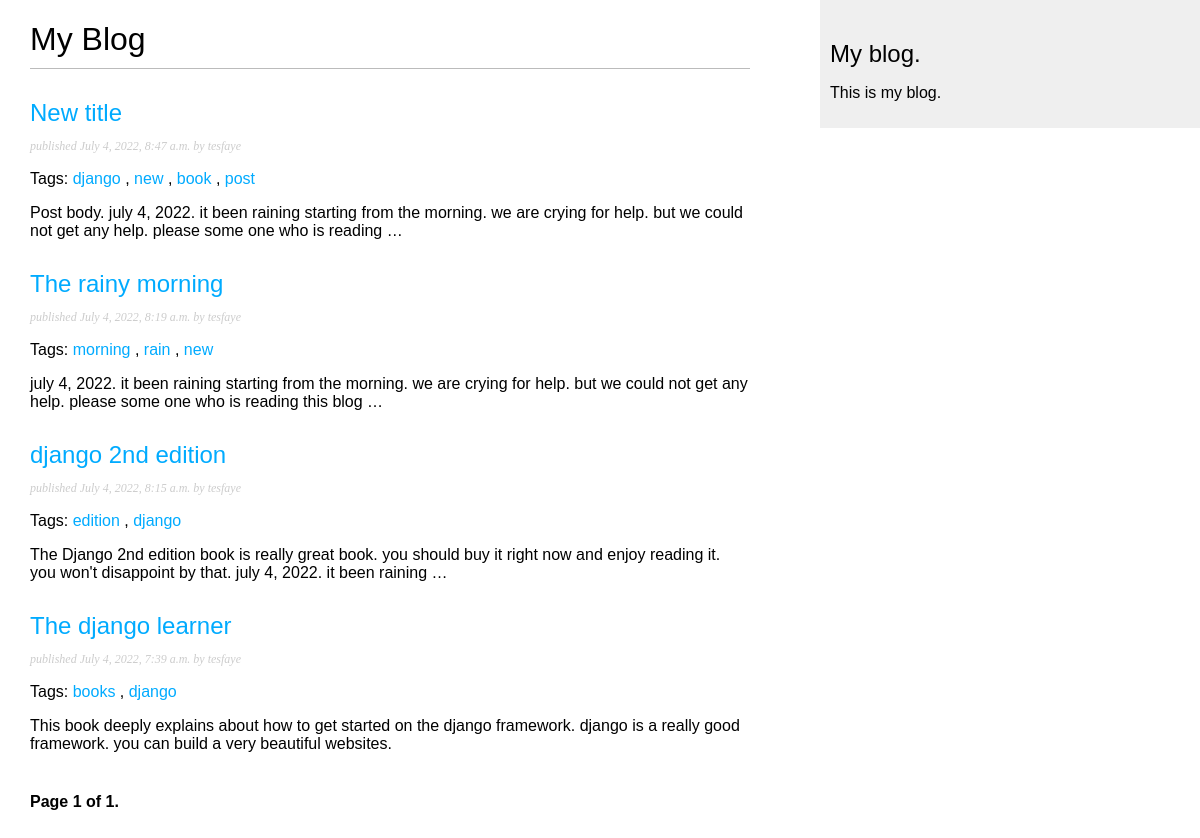
Screenshot of /blog/ with the database file from the repository.
### blog/models.py (models this page shows, shortened)
class Post(models.Model):
    STATUS_CHOICES = (
        ('draft', 'Draft'),
        ('published', 'Published'),
    )
    title = models.CharField(max_length=250)
    slug = models.SlugField(max_length=250, unique_for_date='publish')
    author = models.ForeignKey(User, on_delete=models.CASCADE, related_name='blog_posts')
    body = models.TextField()
    publish = models.DateTimeField(default=timezone.now)
    created = models.DateTimeField(auto_now_add=True)
    updated = models.DateTimeField(auto_now=True)
    status = models.CharField(max_length=10, choices=STATUS_CHOICES, default='draft')
    objects = models.Manager()
    published = publishedManager()
    tags = TaggableManager()
    class Meta:
        ordering = ('-publish',)
    def get_absolute_url(self):
        return reverse('blog:post_detail',
                        args = [self.publish.year,
                                self.publish.month,
                                self.publish.day,
                                self.slug])

### blog/views.py (the view)
# urls.py: path('', views.post_list, name='post_list'),
def post_list(request, tag_slug=None):
    object_list = Post.published.all()
    tag = None
    if tag_slug:
        tag = get_object_or_404(Tag, slug=tag_slug)
        object_list = object_list.filter(tags__in=[tag])
    paginator = Paginator(object_list, 4) # 4 posts in each page
    page = request.GET.get('page')
    try:
        posts = paginator.page(page)
    except PageNotAnInteger:
        posts = paginator.page(1)
    except EmptyPage:
        posts = paginator.page(paginator.num_pages)
    return render(request, 'blog/post/list.html', {'page':page,
                                                'posts':posts,
                                                'tag':tag})

### blog/models.py (called while the page is built)
    def get_queryset(self):
        return super(publishedManager, self).get_queryset() \
                                            .filter(status='published')

### blog/templates/blog/post/list.html (shortened to what this page needs)
{% extends "blog/base.html" %}
{% block content %}
<h1>My Blog</h1>
{% for post in posts %}
<h2>
    <a href="{{post.get_absolute_url }}">
        {{ post.title }}
    </a>
</h2>
<p class = "date">
    published {{ post.publish }} by {{ post.author }}
</p>
<p class="tags">Tags:
    {% for tag in post.tags.all %}
    <a href="{% url "blog:post_list_by_tag" tag.slug %}">
        {{ tag.name }}
    </a>
    {% if not forloop.last %}, {% endif %}
    {% endfor %}
</p>
{{ post.body | truncatewords:30 | linebreaks }}
{% endfor %}
{% include "pagination.html" with page=posts %}
{% endblock %}

### blog/templates/blog/base.html (shortened to what this page needs)
{% load static %}
<!DOCTYPE html>
<html>
  <head>
    <link href = "{% static "css/blog.css" %}" rel = "stylesheet">
  </head>
  <body>
    <div id="content">{% block content %} {% endblock %}</div>
    <div id="sidebar">
      <h2>My blog.</h2>
      <p>This is my blog.</p>
    </div>
  </body>
</html>

### blog/templates/pagination.html (shortened to what this page needs)
<div class = "pagination">
    <span class="step-links">
        <span class="current">
            Page {{ page.number }} of {{ page.paginator.num_pages }}.
        </span>
    </span>
</div>

### blog/static/css/blog.css (style rules this page uses)
body { margin:0; padding:0; font-family:helvetica, sans-serif; }
a { color:#00abff; text-decoration:none; }
h1 { font-weight:normal; border-bottom:1px solid #bbb; padding:0 0 10px 0; }
h2 { font-weight:normal; margin:30px 0 0; }
#content { float:left; width:60%; padding:0 0 0 30px; }
#sidebar { float:right; width:30%; padding:10px; background:#efefef; height:100%; }
p.date { color:#ccc; font-family: georgia, serif; font-size: 12px; font-style: italic; }
.pagination { margin:40px 0; font-weight:bold; }

### rows the page displays
Post: title "New title", publish "July 4, 2022, 8:47 a.m.", author "tesfaye", body "Post body. july 4, 2022. it been raining starting from the morning. we are crying for help. but we could not get any help. please some one who is reading …"
Tag: name "django"
Tag: name "new"
Tag: name "book"
Tag: name "post"
Post: title "The rainy morning", publish "July 4, 2022, 8:19 a.m.", author "tesfaye", body "july 4, 2022. it been raining starting from the morning. we are crying for help. but we could not get any help. please some one who is reading this blog …"
Tag: name "morning"
Tag: name "rain"
Post: title "django 2nd edition", publish "July 4, 2022, 8:15 a.m.", author "tesfaye", body "The Django 2nd edition book is really great book. you should buy it right now and enjoy reading it. you won't disappoint by that. july 4, 2022. it been raining …"
Tag: name "edition"
Post: title "The django learner", publish "July 4, 2022, 7:39 a.m.", author "tesfaye", body "This book deeply explains about how to get started on the django framework. django is a really good framework. you can build a very beautiful websites."
Tag: name "books"

### other values shown
{{ page.number }} "1"
{{ page.paginator.num_pages }} "1"
